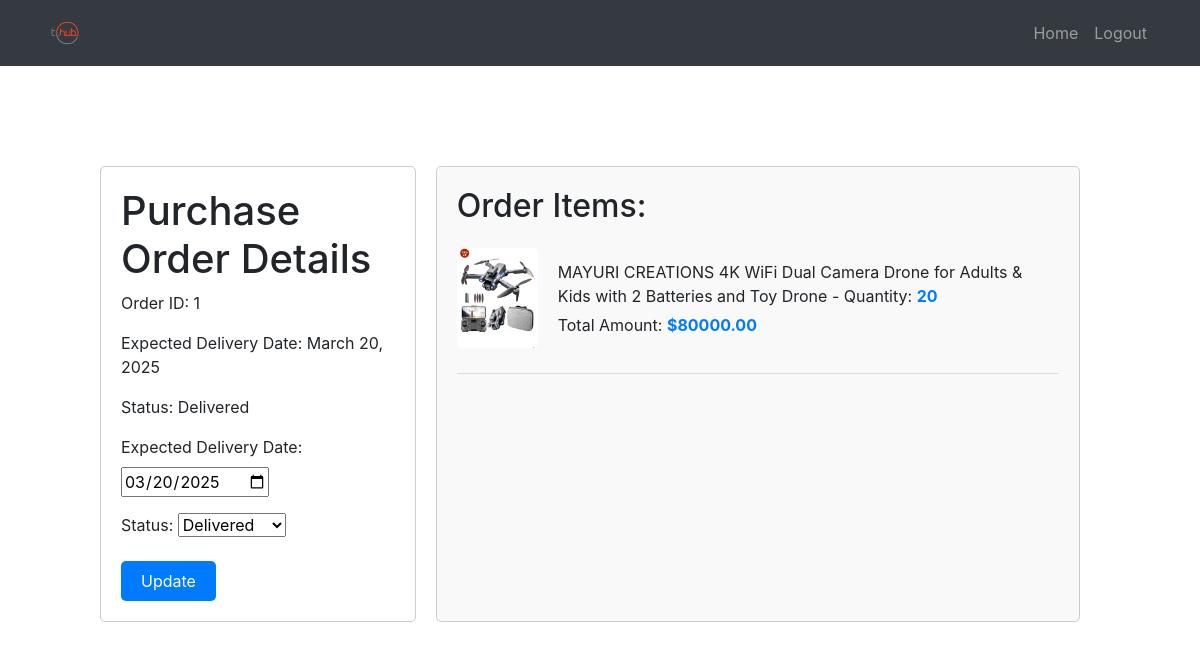
Page /seller/purchase_order/1/ (signed in) on the committed database.
### eapp/models.py (models this page shows, shortened)
class PurchaseOrder(models.Model):
    TotalAmount = models.DecimalField(max_digits=20, decimal_places=2)
    PurchaseOrderDate = models.DateField()
    Status = models.CharField(max_length=250, blank=True)
    ExpectedDeliveryDate = models.DateField(blank=True, null=True)
    Seller = models.ForeignKey(Seller, on_delete=models.CASCADE)
    seller_message = models.TextField(blank=True)

class PurchaseOrderItem(models.Model):
    Quantity = models.IntegerField()
    Product = models.ForeignKey(Product, on_delete=models.CASCADE)
    PurchaseOrder = models.ForeignKey(PurchaseOrder, on_delete=models.CASCADE)
    PurchaseUnitPrice = models.DecimalField(max_digits=10, decimal_places=2, blank=True, null=True)
    TotalAmount = models.DecimalField(max_digits=10, decimal_places=2, blank=True, null=True)

class Product(models.Model):
    seller = models.ForeignKey(Seller, on_delete=models.CASCADE)
    subcategory = models.ForeignKey(Subcategory, on_delete=models.CASCADE)
    name = models.CharField(max_length=200)
    description = models.TextField()
    price = models.DecimalField(max_digits=6, decimal_places=2)
    cost = models.DecimalField(max_digits=6, decimal_places=2, default = 100)
    image_1 = models.ImageField(upload_to='product_images/')
    image_2 = models.ImageField(upload_to='product_images/', blank=True, null=True)
    image_3 = models.ImageField(upload_to='product_images/', blank=True, null=True)
    image_4 = models.ImageField(upload_to='product_images/', blank=True, null=True)
    quantity_in_stock = models.PositiveIntegerField(default=0)
    sku = models.PositiveIntegerField(default=0)
    reorder_level = models.PositiveIntegerField(default=0)

### eapp/views.py (the view, shortened to what this page needs)
# urls.py: path('seller/purchase_order/<int:purchase_order_id>/', views.purchase_order_details, name='purchase_order_details'),
@login_required
@transaction.atomic
def purchase_order_details(request, purchase_order_id):
    purchase_order = get_object_or_404(PurchaseOrder, id=purchase_order_id)
    order_items = PurchaseOrderItem.objects.filter(PurchaseOrder=purchase_order)
    return render(request, 'purchase_order_details.html', {'purchase_order': purchase_order, 'order_items': order_items})

### eapp/templates/purchase_order_details.html (shortened to what this page needs)
{% load static %}
<!DOCTYPE html>
<html>
<head>
    <link href="https://stackpath.bootstrapcdn.com/bootstrap/4.5.2/css/bootstrap.min.css" rel="stylesheet">
</head>
<body>
    <nav class="navbar navbar-expand-lg navbar-dark bg-dark">
        <div class="container">
            <a class="navbar-brand" href="#"><img src="{% static 'img/logo/logo.png' %}" alt=""
                /></a>
            <div class="collapse navbar-collapse" id="navbarSupportedContent">
                <ul class="navbar-nav mr-auto">
                    <li class="nav-item">
                        <a class="nav-link" href="#">{{ username }}</a>
                    </li>
                </ul>
                <ul class="navbar-nav ml-auto">
                    <li class="nav-item">
                        <a class="nav-link" href="{% url 'seller_purchase_orders' %}">Home</a>
                    </li>
                    <li class="nav-item">
                        <a class="nav-link" href="{% url 'logout' %}">Logout</a>
                    </li>
                </ul>
            </div>
        </div>
    </nav>
    <div class="purchase-order-container">
        <div class="purchase-order-details">
            <h1>Purchase Order Details</h1>
            <div class="order-info">
                <p>Order ID: <span>{{ purchase_order.id }}</span></p>
                <p>Expected Delivery Date: <span>{{ purchase_order.ExpectedDeliveryDate }}</span></p>
                <p>Status: <span>{{ purchase_order.Status }}</span></p>
            </div>
            <form method="post" class="update-form">
                <div class="form-group">
                    <label for="delivery_date">Expected Delivery Date:</label>
                    <input type="date" id="delivery_date" name="delivery_date" value="{{ purchase_order.ExpectedDeliveryDate|date:"Y-m-d" }}">
                </div>
                <div class="form-group">
                    <label for="status">Status:</label>
                    <select id="status" name="status">
                        <option value="Delivered" {% if purchase_order.Status == 'Delivered' %} selected {% endif %}>Delivered</option>
                    </select>
                </div>
                <button type="submit" class="update-btn">Update</button>
            </form>
        </div>
        <div class="order-items">
            <h2>Order Items:</h2>
            <ul>
                {% for item in order_items %}
                    <li>
                        <div class="item-container">
                            <img src="{{ item.Product.image_1.url }}" class="item-img" alt="{{ item.Product.name }}">
                            <div class="item-info">
                                <p>{{ item.Product.name }} - Quantity: <span>{{ item.Quantity }}</span></p>
                                <p>Total Amount: <span>${{ item.TotalAmount }}</span></p>
                            </div>
                        </div>
                    </li>
                {% endfor %}
            </ul>
        </div>
    </div>
</body>
</html>

### eapp/templates/purchase_order_details.html (style rules this page uses)
.item-container { display: flex; align-items: center; margin-bottom: 10px; }
.item-img { width: 100px; height: auto; margin-right: 20px; }
.purchase-order-container { display: flex; justify-content: space-between; max-width: 1000px; margin: 100px auto; }
.purchase-order-details, .order-items { flex-grow: 1; padding: 20px; border: 1px solid #ccc; border-radius: 5px; margin-right: 20px; }
.order-items { background-color: #f9f9f9; }
.order-items h2 { margin-top: 0; }
.order-items ul { list-style-type: none; padding: 0; }
.order-items li { border-bottom: 1px solid #ddd; padding: 15px 0; }
.item-container { display: flex; align-items: center; }
.item-img { width: 100px; height: 100px; margin-right: 20px; object-fit: cover; border-radius: 5px; }
.item-info { flex-grow: 1; }
.item-info p { margin: 5px 0; }
.item-info span { font-weight: bold; color: #007bff; }
.update-btn { background-color: #007bff; color: #fff; border: none; padding: 8px 20px; cursor: pointer; border-radius: 5px; }
.navbar-brand img { height: 40px; }

### rows in the picture
PurchaseOrder: id "1", ExpectedDeliveryDate "March 20, 2025", Status "Delivered", delivery_date "03/20/2025", status "Delivered"
PurchaseOrderItem: Product.image_1 (picture), Product.name "MAYURI CREATIONS 4K WiFi Dual Camera Drone for Adults & Kids with 2 Batteries and Toy Drone", Quantity "20", TotalAmount "80000.00"
